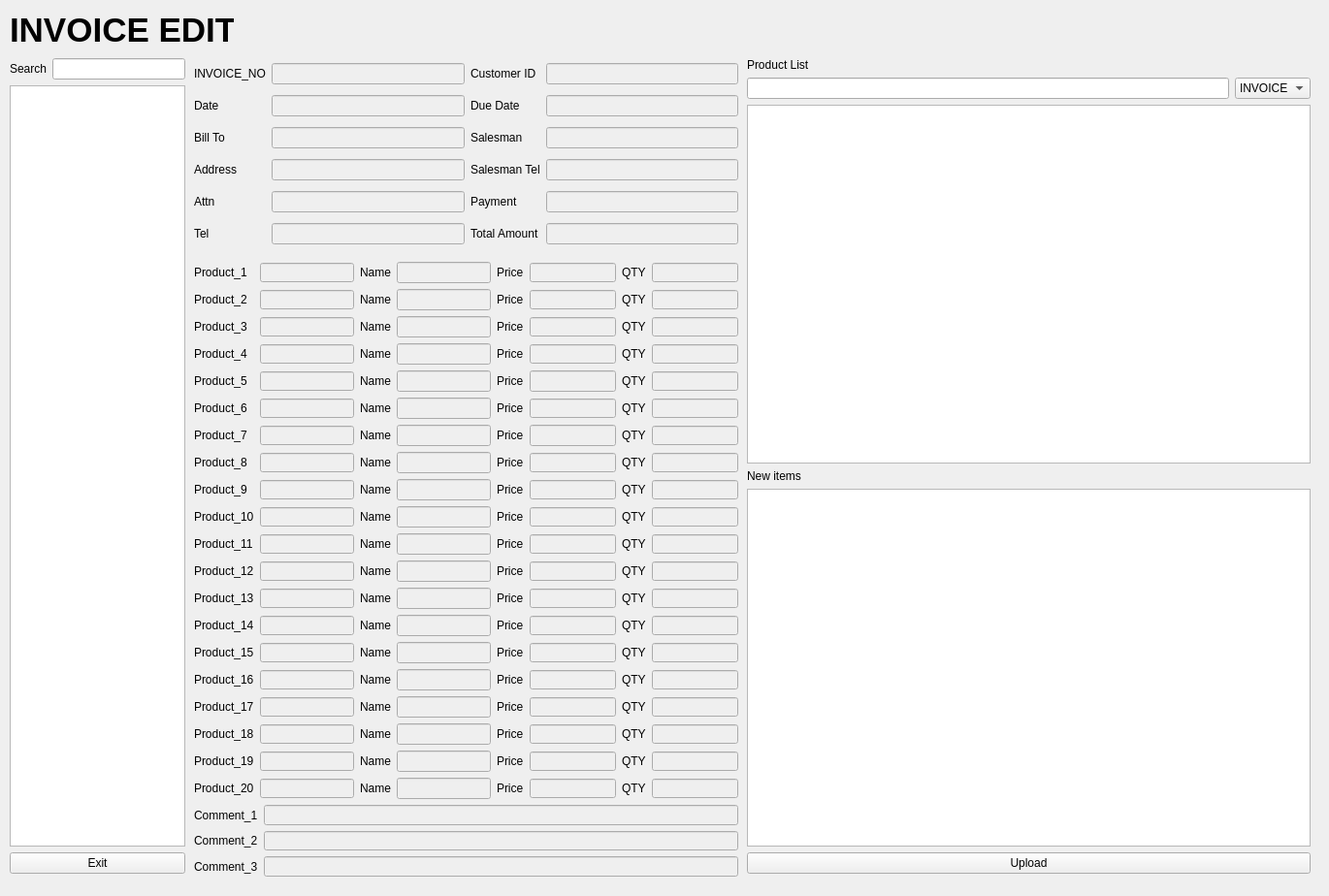
<?xml version="1.0" encoding="UTF-8"?>
<ui version="4.0">
 <class>in_ed</class>
 <widget class="QWidget" name="in_ed">
  <property name="geometry">
   <rect>
    <x>0</x>
    <y>0</y>
    <width>1370</width>
    <height>924</height>
   </rect>
  </property>
  <property name="windowTitle">
   <string>Form</string>
  </property>
  <widget class="QLabel" name="label">
   <property name="geometry">
    <rect>
     <x>10</x>
     <y>0</y>
     <width>231</width>
     <height>61</height>
    </rect>
   </property>
   <property name="font">
    <font>
     <family>Arial</family>
     <pointsize>26</pointsize>
     <weight>75</weight>
     <bold>true</bold>
    </font>
   </property>
   <property name="text">
    <string>INVOICE EDIT</string>
   </property>
  </widget>
  <widget class="QWidget" name="gridLayoutWidget_4">
   <property name="geometry">
    <rect>
     <x>200</x>
     <y>550</y>
     <width>561</width>
     <height>274</height>
    </rect>
   </property>
   <layout class="QGridLayout" name="gridLayout_4">
    <item row="2" column="2">
     <widget class="QLabel" name="label_56">
      <property name="text">
       <string>Name</string>
      </property>
     </widget>
    </item>
    <item row="1" column="0">
     <widget class="QLabel" name="label_57">
      <property name="text">
       <string>Product_12</string>
      </property>
     </widget>
    </item>
    <item row="8" column="7">
     <widget class="QLineEdit" name="p19c">
      <property name="enabled">
       <bool>false</bool>
      </property>
      <property name="maximumSize">
       <size>
        <width>100</width>
        <height>20</height>
       </size>
      </property>
     </widget>
    </item>
    <item row="9" column="0">
     <widget class="QLabel" name="label_58">
      <property name="text">
       <string>Product_20</string>
      </property>
     </widget>
    </item>
    <item row="1" column="1">
     <widget class="QLineEdit" name="p12">
      <property name="enabled">
       <bool>false</bool>
      </property>
      <property name="maximumSize">
       <size>
        <width>150</width>
        <height>20</height>
       </size>
      </property>
     </widget>
    </item>
    <item row="0" column="1">
     <widget class="QLineEdit" name="p11">
      <property name="enabled">
       <bool>false</bool>
      </property>
      <property name="maximumSize">
       <size>
        <width>150</width>
        <height>20</height>
       </size>
      </property>
     </widget>
    </item>
    <item row="0" column="6">
     <widget class="QLabel" name="label_59">
      <property name="text">
       <string>QTY</string>
      </property>
     </widget>
    </item>
    <item row="9" column="5">
     <widget class="QLineEdit" name="p20p">
      <property name="enabled">
       <bool>false</bool>
      </property>
      <property name="maximumSize">
       <size>
        <width>100</width>
        <height>20</height>
       </size>
      </property>
     </widget>
    </item>
    <item row="0" column="0">
     <widget class="QLabel" name="label_60">
      <property name="text">
       <string>Product_11</string>
      </property>
     </widget>
    </item>
    <item row="4" column="3">
     <widget class="QLineEdit" name="p15m">
      <property name="enabled">
       <bool>false</bool>
      </property>
     </widget>
    </item>
    <item row="8" column="2">
     <widget class="QLabel" name="label_61">
      <property name="text">
       <string>Name</string>
      </property>
     </widget>
    </item>
    <item row="2" column="5">
     <widget class="QLineEdit" name="p13p">
      <property name="enabled">
       <bool>false</bool>
      </property>
      <property name="maximumSize">
       <size>
        <width>100</width>
        <height>20</height>
       </size>
      </property>
     </widget>
    </item>
    <item row="5" column="6">
     <widget class="QLabel" name="label_62">
      <property name="text">
       <string>QTY</string>
      </property>
     </widget>
    </item>
    <item row="2" column="0">
     <widget class="QLabel" name="label_63">
      <property name="text">
       <string>Product_13</string>
      </property>
     </widget>
    </item>
    <item row="2" column="4">
     <widget class="QLabel" name="label_64">
      <property name="text">
       <string>Price</string>
      </property>
     </widget>
    </item>
    <item row="1" column="2">
     <widget class="QLabel" name="label_65">
      <property name="text">
       <string>Name</string>
      </property>
     </widget>
    </item>
    <item row="5" column="1">
     <widget class="QLineEdit" name="p16">
      <property name="enabled">
       <bool>false</bool>
      </property>
      <property name="maximumSize">
       <size>
        <width>150</width>
        <height>20</height>
       </size>
      </property>
     </widget>
    </item>
    <item row="2" column="7">
     <widget class="QLineEdit" name="p13c">
      <property name="enabled">
       <bool>false</bool>
      </property>
      <property name="maximumSize">
       <size>
        <width>100</width>
        <height>20</height>
       </size>
      </property>
     </widget>
    </item>
    <item row="6" column="3">
     <widget class="QLineEdit" name="p17m">
      <property name="enabled">
       <bool>false</bool>
      </property>
     </widget>
    </item>
    <item row="5" column="0">
     <widget class="QLabel" name="label_66">
      <property name="text">
       <string>Product_16</string>
      </property>
     </widget>
    </item>
    <item row="7" column="6">
     <widget class="QLabel" name="label_67">
      <property name="text">
       <string>QTY</string>
      </property>
     </widget>
    </item>
    <item row="6" column="7">
     <widget class="QLineEdit" name="p17c">
      <property name="enabled">
       <bool>false</bool>
      </property>
      <property name="maximumSize">
       <size>
        <width>100</width>
        <height>20</height>
       </size>
      </property>
     </widget>
    </item>
    <item row="5" column="3">
     <widget class="QLineEdit" name="p16m">
      <property name="enabled">
       <bool>false</bool>
      </property>
     </widget>
    </item>
    <item row="2" column="3">
     <widget class="QLineEdit" name="p13m">
      <property name="enabled">
       <bool>false</bool>
      </property>
     </widget>
    </item>
    <item row="5" column="4">
     <widget class="QLabel" name="label_68">
      <property name="text">
       <string>Price</string>
      </property>
     </widget>
    </item>
    <item row="0" column="7">
     <widget class="QLineEdit" name="p11c">
      <property name="enabled">
       <bool>false</bool>
      </property>
      <property name="maximumSize">
       <size>
        <width>100</width>
        <height>20</height>
       </size>
      </property>
     </widget>
    </item>
    <item row="9" column="4">
     <widget class="QLabel" name="label_69">
      <property name="text">
       <string>Price</string>
      </property>
     </widget>
    </item>
    <item row="2" column="6">
     <widget class="QLabel" name="label_70">
      <property name="text">
       <string>QTY</string>
      </property>
     </widget>
    </item>
    <item row="1" column="3">
     <widget class="QLineEdit" name="p12m">
      <property name="enabled">
       <bool>false</bool>
      </property>
     </widget>
    </item>
    <item row="8" column="6">
     <widget class="QLabel" name="label_71">
      <property name="text">
       <string>QTY</string>
      </property>
     </widget>
    </item>
    <item row="1" column="6">
     <widget class="QLabel" name="label_72">
      <property name="text">
       <string>QTY</string>
      </property>
     </widget>
    </item>
    <item row="3" column="7">
     <widget class="QLineEdit" name="p14c">
      <property name="enabled">
       <bool>false</bool>
      </property>
      <property name="maximumSize">
       <size>
        <width>100</width>
        <height>20</height>
       </size>
      </property>
     </widget>
    </item>
    <item row="4" column="6">
     <widget class="QLabel" name="label_73">
      <property name="text">
       <string>QTY</string>
      </property>
     </widget>
    </item>
    <item row="1" column="4">
     <widget class="QLabel" name="label_74">
      <property name="text">
       <string>Price</string>
      </property>
     </widget>
    </item>
    <item row="4" column="7">
     <widget class="QLineEdit" name="p15c">
      <property name="enabled">
       <bool>false</bool>
      </property>
      <property name="maximumSize">
       <size>
        <width>100</width>
        <height>20</height>
       </size>
      </property>
     </widget>
    </item>
    <item row="8" column="1">
     <widget class="QLineEdit" name="p19">
      <property name="enabled">
       <bool>false</bool>
      </property>
      <property name="maximumSize">
       <size>
        <width>150</width>
        <height>20</height>
       </size>
      </property>
     </widget>
    </item>
    <item row="4" column="5">
     <widget class="QLineEdit" name="p15p">
      <property name="enabled">
       <bool>false</bool>
      </property>
      <property name="maximumSize">
       <size>
        <width>100</width>
        <height>20</height>
       </size>
      </property>
     </widget>
    </item>
    <item row="7" column="0">
     <widget class="QLabel" name="label_75">
      <property name="text">
       <string>Product_18</string>
      </property>
     </widget>
    </item>
    <item row="7" column="3">
     <widget class="QLineEdit" name="p18m">
      <property name="enabled">
       <bool>false</bool>
      </property>
     </widget>
    </item>
    <item row="7" column="1">
     <widget class="QLineEdit" name="p18">
      <property name="enabled">
       <bool>false</bool>
      </property>
      <property name="maximumSize">
       <size>
        <width>150</width>
        <height>20</height>
       </size>
      </property>
     </widget>
    </item>
    <item row="6" column="6">
     <widget class="QLabel" name="label_76">
      <property name="text">
       <string>QTY</string>
      </property>
     </widget>
    </item>
    <item row="7" column="5">
     <widget class="QLineEdit" name="p18p">
      <property name="enabled">
       <bool>false</bool>
      </property>
      <property name="maximumSize">
       <size>
        <width>100</width>
        <height>20</height>
       </size>
      </property>
     </widget>
    </item>
    <item row="6" column="5">
     <widget class="QLineEdit" name="p17p">
      <property name="enabled">
       <bool>false</bool>
      </property>
      <property name="maximumSize">
       <size>
        <width>100</width>
        <height>20</height>
       </size>
      </property>
     </widget>
    </item>
    <item row="6" column="4">
     <widget class="QLabel" name="label_77">
      <property name="text">
       <string>Price</string>
      </property>
     </widget>
    </item>
    <item row="7" column="7">
     <widget class="QLineEdit" name="p18c">
      <property name="enabled">
       <bool>false</bool>
      </property>
      <property name="maximumSize">
       <size>
        <width>100</width>
        <height>20</height>
       </size>
      </property>
     </widget>
    </item>
    <item row="6" column="1">
     <widget class="QLineEdit" name="p17">
      <property name="enabled">
       <bool>false</bool>
      </property>
      <property name="maximumSize">
       <size>
        <width>150</width>
        <height>20</height>
       </size>
      </property>
     </widget>
    </item>
    <item row="4" column="0">
     <widget class="QLabel" name="label_78">
      <property name="text">
       <string>Product_15</string>
      </property>
     </widget>
    </item>
    <item row="1" column="5">
     <widget class="QLineEdit" name="p12p">
      <property name="enabled">
       <bool>false</bool>
      </property>
      <property name="maximumSize">
       <size>
        <width>100</width>
        <height>20</height>
       </size>
      </property>
     </widget>
    </item>
    <item row="0" column="2">
     <widget class="QLabel" name="label_79">
      <property name="text">
       <string>Name</string>
      </property>
     </widget>
    </item>
    <item row="3" column="3">
     <widget class="QLineEdit" name="p14m">
      <property name="enabled">
       <bool>false</bool>
      </property>
     </widget>
    </item>
    <item row="5" column="2">
     <widget class="QLabel" name="label_80">
      <property name="text">
       <string>Name</string>
      </property>
     </widget>
    </item>
    <item row="2" column="1">
     <widget class="QLineEdit" name="p13">
      <property name="enabled">
       <bool>false</bool>
      </property>
      <property name="maximumSize">
       <size>
        <width>150</width>
        <height>20</height>
       </size>
      </property>
     </widget>
    </item>
    <item row="9" column="7">
     <widget class="QLineEdit" name="p20c">
      <property name="enabled">
       <bool>false</bool>
      </property>
      <property name="maximumSize">
       <size>
        <width>100</width>
        <height>20</height>
       </size>
      </property>
     </widget>
    </item>
    <item row="4" column="4">
     <widget class="QLabel" name="label_81">
      <property name="text">
       <string>Price</string>
      </property>
     </widget>
    </item>
    <item row="3" column="1">
     <widget class="QLineEdit" name="p14">
      <property name="enabled">
       <bool>false</bool>
      </property>
      <property name="maximumSize">
       <size>
        <width>150</width>
        <height>20</height>
       </size>
      </property>
     </widget>
    </item>
    <item row="8" column="4">
     <widget class="QLabel" name="label_82">
      <property name="text">
       <string>Price</string>
      </property>
     </widget>
    </item>
    <item row="0" column="3">
     <widget class="QLineEdit" name="p11m">
      <property name="enabled">
       <bool>false</bool>
      </property>
     </widget>
    </item>
    <item row="8" column="5">
     <widget class="QLineEdit" name="p19p">
      <property name="enabled">
       <bool>false</bool>
      </property>
      <property name="maximumSize">
       <size>
        <width>100</width>
        <height>20</height>
       </size>
      </property>
     </widget>
    </item>
    <item row="8" column="3">
     <widget class="QLineEdit" name="p19m">
      <property name="enabled">
       <bool>false</bool>
      </property>
     </widget>
    </item>
    <item row="4" column="2">
     <widget class="QLabel" name="label_83">
      <property name="text">
       <string>Name</string>
      </property>
     </widget>
    </item>
    <item row="5" column="5">
     <widget class="QLineEdit" name="p16p">
      <property name="enabled">
       <bool>false</bool>
      </property>
      <property name="maximumSize">
       <size>
        <width>100</width>
        <height>20</height>
       </size>
      </property>
     </widget>
    </item>
    <item row="1" column="7">
     <widget class="QLineEdit" name="p12c">
      <property name="enabled">
       <bool>false</bool>
      </property>
      <property name="maximumSize">
       <size>
        <width>100</width>
        <height>20</height>
       </size>
      </property>
     </widget>
    </item>
    <item row="3" column="2">
     <widget class="QLabel" name="label_84">
      <property name="text">
       <string>Name</string>
      </property>
     </widget>
    </item>
    <item row="9" column="2">
     <widget class="QLabel" name="label_85">
      <property name="text">
       <string>Name</string>
      </property>
     </widget>
    </item>
    <item row="7" column="4">
     <widget class="QLabel" name="label_86">
      <property name="text">
       <string>Price</string>
      </property>
     </widget>
    </item>
    <item row="0" column="5">
     <widget class="QLineEdit" name="p11p">
      <property name="enabled">
       <bool>false</bool>
      </property>
      <property name="maximumSize">
       <size>
        <width>100</width>
        <height>20</height>
       </size>
      </property>
     </widget>
    </item>
    <item row="6" column="0">
     <widget class="QLabel" name="label_87">
      <property name="text">
       <string>Product_17</string>
      </property>
     </widget>
    </item>
    <item row="8" column="0">
     <widget class="QLabel" name="label_88">
      <property name="text">
       <string>Product_19</string>
      </property>
     </widget>
    </item>
    <item row="4" column="1">
     <widget class="QLineEdit" name="p15">
      <property name="enabled">
       <bool>false</bool>
      </property>
      <property name="maximumSize">
       <size>
        <width>150</width>
        <height>20</height>
       </size>
      </property>
     </widget>
    </item>
    <item row="6" column="2">
     <widget class="QLabel" name="label_89">
      <property name="text">
       <string>Name</string>
      </property>
     </widget>
    </item>
    <item row="3" column="6">
     <widget class="QLabel" name="label_90">
      <property name="text">
       <string>QTY</string>
      </property>
     </widget>
    </item>
    <item row="3" column="5">
     <widget class="QLineEdit" name="p14p">
      <property name="enabled">
       <bool>false</bool>
      </property>
      <property name="maximumSize">
       <size>
        <width>100</width>
        <height>20</height>
       </size>
      </property>
     </widget>
    </item>
    <item row="3" column="0">
     <widget class="QLabel" name="label_91">
      <property name="text">
       <string>Product_14</string>
      </property>
     </widget>
    </item>
    <item row="9" column="6">
     <widget class="QLabel" name="label_92">
      <property name="text">
       <string>QTY</string>
      </property>
     </widget>
    </item>
    <item row="9" column="1">
     <widget class="QLineEdit" name="p20">
      <property name="enabled">
       <bool>false</bool>
      </property>
      <property name="maximumSize">
       <size>
        <width>150</width>
        <height>20</height>
       </size>
      </property>
     </widget>
    </item>
    <item row="3" column="4">
     <widget class="QLabel" name="label_93">
      <property name="text">
       <string>Price</string>
      </property>
     </widget>
    </item>
    <item row="0" column="4">
     <widget class="QLabel" name="label_94">
      <property name="text">
       <string>Price</string>
      </property>
     </widget>
    </item>
    <item row="9" column="3">
     <widget class="QLineEdit" name="p20m">
      <property name="enabled">
       <bool>false</bool>
      </property>
     </widget>
    </item>
    <item row="7" column="2">
     <widget class="QLabel" name="label_95">
      <property name="text">
       <string>Name</string>
      </property>
     </widget>
    </item>
    <item row="5" column="7">
     <widget class="QLineEdit" name="p16c">
      <property name="enabled">
       <bool>false</bool>
      </property>
      <property name="maximumSize">
       <size>
        <width>100</width>
        <height>20</height>
       </size>
      </property>
     </widget>
    </item>
   </layout>
  </widget>
  <widget class="QWidget" name="gridLayoutWidget_2">
   <property name="geometry">
    <rect>
     <x>200</x>
     <y>60</y>
     <width>561</width>
     <height>201</height>
    </rect>
   </property>
   <layout class="QGridLayout" name="gridLayout_2">
    <item row="1" column="0">
     <widget class="QLabel" name="label_3">
      <property name="text">
       <string>Date</string>
      </property>
     </widget>
    </item>
    <item row="1" column="1">
     <widget class="QLineEdit" name="da_li">
      <property name="enabled">
       <bool>false</bool>
      </property>
     </widget>
    </item>
    <item row="0" column="1">
     <widget class="QLineEdit" name="in_li">
      <property name="enabled">
       <bool>false</bool>
      </property>
     </widget>
    </item>
    <item row="1" column="2">
     <widget class="QLabel" name="label_24">
      <property name="text">
       <string>Due Date</string>
      </property>
     </widget>
    </item>
    <item row="2" column="2">
     <widget class="QLabel" name="label_25">
      <property name="text">
       <string>Salesman</string>
      </property>
     </widget>
    </item>
    <item row="2" column="0">
     <widget class="QLabel" name="label_4">
      <property name="text">
       <string>Bill To</string>
      </property>
     </widget>
    </item>
    <item row="3" column="3">
     <widget class="QLineEdit" name="saleste_li">
      <property name="enabled">
       <bool>false</bool>
      </property>
     </widget>
    </item>
    <item row="0" column="0">
     <widget class="QLabel" name="label_6">
      <property name="text">
       <string>INVOICE_NO</string>
      </property>
     </widget>
    </item>
    <item row="2" column="3">
     <widget class="QLineEdit" name="sales_li">
      <property name="enabled">
       <bool>false</bool>
      </property>
     </widget>
    </item>
    <item row="3" column="0">
     <widget class="QLabel" name="label_5">
      <property name="text">
       <string>Address</string>
      </property>
     </widget>
    </item>
    <item row="3" column="1">
     <widget class="QLineEdit" name="addr_li">
      <property name="enabled">
       <bool>false</bool>
      </property>
     </widget>
    </item>
    <item row="4" column="0">
     <widget class="QLabel" name="label_7">
      <property name="text">
       <string>Attn</string>
      </property>
     </widget>
    </item>
    <item row="0" column="2">
     <widget class="QLabel" name="label_23">
      <property name="text">
       <string>Customer ID</string>
      </property>
     </widget>
    </item>
    <item row="1" column="3">
     <widget class="QLineEdit" name="dued_li">
      <property name="enabled">
       <bool>false</bool>
      </property>
     </widget>
    </item>
    <item row="0" column="3">
     <widget class="QLineEdit" name="cusid_li">
      <property name="enabled">
       <bool>false</bool>
      </property>
     </widget>
    </item>
    <item row="3" column="2">
     <widget class="QLabel" name="label_26">
      <property name="text">
       <string>Salesman Tel</string>
      </property>
     </widget>
    </item>
    <item row="4" column="1">
     <widget class="QLineEdit" name="attn_li">
      <property name="enabled">
       <bool>false</bool>
      </property>
     </widget>
    </item>
    <item row="2" column="1">
     <widget class="QLineEdit" name="billt_li">
      <property name="enabled">
       <bool>false</bool>
      </property>
     </widget>
    </item>
    <item row="5" column="0">
     <widget class="QLabel" name="label_53">
      <property name="text">
       <string>Tel</string>
      </property>
     </widget>
    </item>
    <item row="5" column="1">
     <widget class="QLineEdit" name="tel_lu">
      <property name="enabled">
       <bool>false</bool>
      </property>
     </widget>
    </item>
    <item row="5" column="2">
     <widget class="QLabel" name="label_54">
      <property name="text">
       <string>Total Amount</string>
      </property>
     </widget>
    </item>
    <item row="5" column="3">
     <widget class="QLineEdit" name="to_am_ed">
      <property name="enabled">
       <bool>false</bool>
      </property>
     </widget>
    </item>
    <item row="4" column="2">
     <widget class="QLabel" name="label_55">
      <property name="text">
       <string>Payment</string>
      </property>
     </widget>
    </item>
    <item row="4" column="3">
     <widget class="QLineEdit" name="paym_ed">
      <property name="enabled">
       <bool>false</bool>
      </property>
     </widget>
    </item>
   </layout>
  </widget>
  <widget class="QWidget" name="gridLayoutWidget_3">
   <property name="geometry">
    <rect>
     <x>200</x>
     <y>270</y>
     <width>561</width>
     <height>274</height>
    </rect>
   </property>
   <layout class="QGridLayout" name="gridLayout_3">
    <item row="2" column="2">
     <widget class="QLabel" name="label_32">
      <property name="text">
       <string>Name</string>
      </property>
     </widget>
    </item>
    <item row="1" column="0">
     <widget class="QLabel" name="label_11">
      <property name="text">
       <string>Product_2</string>
      </property>
     </widget>
    </item>
    <item row="8" column="7">
     <widget class="QLineEdit" name="p9c">
      <property name="enabled">
       <bool>false</bool>
      </property>
      <property name="maximumSize">
       <size>
        <width>100</width>
        <height>20</height>
       </size>
      </property>
     </widget>
    </item>
    <item row="9" column="0">
     <widget class="QLabel" name="label_19">
      <property name="text">
       <string>Product_10</string>
      </property>
     </widget>
    </item>
    <item row="1" column="1">
     <widget class="QLineEdit" name="p2">
      <property name="enabled">
       <bool>false</bool>
      </property>
      <property name="maximumSize">
       <size>
        <width>150</width>
        <height>20</height>
       </size>
      </property>
     </widget>
    </item>
    <item row="0" column="1">
     <widget class="QLineEdit" name="p1">
      <property name="enabled">
       <bool>false</bool>
      </property>
      <property name="maximumSize">
       <size>
        <width>150</width>
        <height>20</height>
       </size>
      </property>
     </widget>
    </item>
    <item row="0" column="6">
     <widget class="QLabel" name="label_43">
      <property name="text">
       <string>QTY</string>
      </property>
     </widget>
    </item>
    <item row="9" column="5" alignment="Qt::AlignRight">
     <widget class="QLineEdit" name="p10p">
      <property name="enabled">
       <bool>false</bool>
      </property>
      <property name="maximumSize">
       <size>
        <width>100</width>
        <height>20</height>
       </size>
      </property>
     </widget>
    </item>
    <item row="0" column="0">
     <widget class="QLabel" name="label_12">
      <property name="text">
       <string>Product_1</string>
      </property>
     </widget>
    </item>
    <item row="4" column="3">
     <widget class="QLineEdit" name="p5m">
      <property name="enabled">
       <bool>false</bool>
      </property>
     </widget>
    </item>
    <item row="8" column="2">
     <widget class="QLabel" name="label_29">
      <property name="text">
       <string>Name</string>
      </property>
     </widget>
    </item>
    <item row="2" column="5" alignment="Qt::AlignRight">
     <widget class="QLineEdit" name="p3p">
      <property name="enabled">
       <bool>false</bool>
      </property>
      <property name="maximumSize">
       <size>
        <width>100</width>
        <height>20</height>
       </size>
      </property>
     </widget>
    </item>
    <item row="5" column="6">
     <widget class="QLabel" name="label_48">
      <property name="text">
       <string>QTY</string>
      </property>
     </widget>
    </item>
    <item row="2" column="0">
     <widget class="QLabel" name="label_13">
      <property name="text">
       <string>Product_3</string>
      </property>
     </widget>
    </item>
    <item row="2" column="4">
     <widget class="QLabel" name="label_8">
      <property name="text">
       <string>Price</string>
      </property>
     </widget>
    </item>
    <item row="1" column="2">
     <widget class="QLabel" name="label_31">
      <property name="text">
       <string>Name</string>
      </property>
     </widget>
    </item>
    <item row="5" column="1">
     <widget class="QLineEdit" name="p6">
      <property name="enabled">
       <bool>false</bool>
      </property>
      <property name="maximumSize">
       <size>
        <width>150</width>
        <height>20</height>
       </size>
      </property>
     </widget>
    </item>
    <item row="2" column="7" alignment="Qt::AlignRight">
     <widget class="QLineEdit" name="p3c">
      <property name="enabled">
       <bool>false</bool>
      </property>
      <property name="maximumSize">
       <size>
        <width>100</width>
        <height>20</height>
       </size>
      </property>
     </widget>
    </item>
    <item row="6" column="3">
     <widget class="QLineEdit" name="p7m">
      <property name="enabled">
       <bool>false</bool>
      </property>
     </widget>
    </item>
    <item row="5" column="0">
     <widget class="QLabel" name="label_15">
      <property name="text">
       <string>Product_6</string>
      </property>
     </widget>
    </item>
    <item row="7" column="6">
     <widget class="QLabel" name="label_50">
      <property name="text">
       <string>QTY</string>
      </property>
     </widget>
    </item>
    <item row="6" column="7" alignment="Qt::AlignRight">
     <widget class="QLineEdit" name="p7c">
      <property name="enabled">
       <bool>false</bool>
      </property>
      <property name="maximumSize">
       <size>
        <width>100</width>
        <height>20</height>
       </size>
      </property>
     </widget>
    </item>
    <item row="5" column="3">
     <widget class="QLineEdit" name="p6m">
      <property name="enabled">
       <bool>false</bool>
      </property>
     </widget>
    </item>
    <item row="2" column="3">
     <widget class="QLineEdit" name="p3m">
      <property name="enabled">
       <bool>false</bool>
      </property>
     </widget>
    </item>
    <item row="5" column="4">
     <widget class="QLabel" name="label_38">
      <property name="text">
       <string>Price</string>
      </property>
     </widget>
    </item>
    <item row="0" column="7" alignment="Qt::AlignRight">
     <widget class="QLineEdit" name="p1c">
      <property name="enabled">
       <bool>false</bool>
      </property>
      <property name="maximumSize">
       <size>
        <width>100</width>
        <height>20</height>
       </size>
      </property>
     </widget>
    </item>
    <item row="9" column="4">
     <widget class="QLabel" name="label_42">
      <property name="text">
       <string>Price</string>
      </property>
     </widget>
    </item>
    <item row="2" column="6">
     <widget class="QLabel" name="label_45">
      <property name="text">
       <string>QTY</string>
      </property>
     </widget>
    </item>
    <item row="1" column="3">
     <widget class="QLineEdit" name="p2m">
      <property name="enabled">
       <bool>false</bool>
      </property>
     </widget>
    </item>
    <item row="8" column="6">
     <widget class="QLabel" name="label_51">
      <property name="text">
       <string>QTY</string>
      </property>
     </widget>
    </item>
    <item row="1" column="6">
     <widget class="QLabel" name="label_44">
      <property name="text">
       <string>QTY</string>
      </property>
     </widget>
    </item>
    <item row="3" column="7" alignment="Qt::AlignRight">
     <widget class="QLineEdit" name="p4c">
      <property name="enabled">
       <bool>false</bool>
      </property>
      <property name="maximumSize">
       <size>
        <width>100</width>
        <height>20</height>
       </size>
      </property>
     </widget>
    </item>
    <item row="4" column="6">
     <widget class="QLabel" name="label_47">
      <property name="text">
       <string>QTY</string>
      </property>
     </widget>
    </item>
    <item row="1" column="4">
     <widget class="QLabel" name="label_14">
      <property name="text">
       <string>Price</string>
      </property>
     </widget>
    </item>
    <item row="4" column="7" alignment="Qt::AlignRight">
     <widget class="QLineEdit" name="p5c">
      <property name="enabled">
       <bool>false</bool>
      </property>
      <property name="maximumSize">
       <size>
        <width>100</width>
        <height>20</height>
       </size>
      </property>
     </widget>
    </item>
    <item row="8" column="1">
     <widget class="QLineEdit" name="p9">
      <property name="enabled">
       <bool>false</bool>
      </property>
      <property name="maximumSize">
       <size>
        <width>150</width>
        <height>20</height>
       </size>
      </property>
     </widget>
    </item>
    <item row="4" column="5" alignment="Qt::AlignRight">
     <widget class="QLineEdit" name="p5p">
      <property name="enabled">
       <bool>false</bool>
      </property>
      <property name="maximumSize">
       <size>
        <width>100</width>
        <height>200</height>
       </size>
      </property>
     </widget>
    </item>
    <item row="7" column="0">
     <widget class="QLabel" name="label_17">
      <property name="text">
       <string>Product_8</string>
      </property>
     </widget>
    </item>
    <item row="7" column="3">
     <widget class="QLineEdit" name="p8m">
      <property name="enabled">
       <bool>false</bool>
      </property>
     </widget>
    </item>
    <item row="7" column="1">
     <widget class="QLineEdit" name="p8">
      <property name="enabled">
       <bool>false</bool>
      </property>
      <property name="maximumSize">
       <size>
        <width>150</width>
        <height>20</height>
       </size>
      </property>
     </widget>
    </item>
    <item row="6" column="6">
     <widget class="QLabel" name="label_49">
      <property name="text">
       <string>QTY</string>
      </property>
     </widget>
    </item>
    <item row="7" column="5" alignment="Qt::AlignRight">
     <widget class="QLineEdit" name="p8p">
      <property name="enabled">
       <bool>false</bool>
      </property>
      <property name="maximumSize">
       <size>
        <width>100</width>
        <height>20</height>
       </size>
      </property>
     </widget>
    </item>
    <item row="6" column="5" alignment="Qt::AlignRight">
     <widget class="QLineEdit" name="p7p">
      <property name="enabled">
       <bool>false</bool>
      </property>
      <property name="maximumSize">
       <size>
        <width>100</width>
        <height>200</height>
       </size>
      </property>
     </widget>
    </item>
    <item row="6" column="4">
     <widget class="QLabel" name="label_39">
      <property name="text">
       <string>Price</string>
      </property>
     </widget>
    </item>
    <item row="7" column="7">
     <widget class="QLineEdit" name="p8c">
      <property name="enabled">
       <bool>false</bool>
      </property>
      <property name="maximumSize">
       <size>
        <width>100</width>
        <height>20</height>
       </size>
      </property>
     </widget>
    </item>
    <item row="6" column="1">
     <widget class="QLineEdit" name="p7">
      <property name="enabled">
       <bool>false</bool>
      </property>
      <property name="maximumSize">
       <size>
        <width>150</width>
        <height>20</height>
       </size>
      </property>
     </widget>
    </item>
    <item row="4" column="0">
     <widget class="QLabel" name="label_16">
      <property name="text">
       <string>Product_5</string>
      </property>
     </widget>
    </item>
    <item row="1" column="5" alignment="Qt::AlignRight">
     <widget class="QLineEdit" name="p2p">
      <property name="enabled">
       <bool>false</bool>
      </property>
      <property name="maximumSize">
       <size>
        <width>100</width>
        <height>20</height>
       </size>
      </property>
     </widget>
    </item>
    <item row="0" column="2">
     <widget class="QLabel" name="label_33">
      <property name="text">
       <string>Name</string>
      </property>
     </widget>
    </item>
    <item row="3" column="3">
     <widget class="QLineEdit" name="p4m">
      <property name="enabled">
       <bool>false</bool>
      </property>
     </widget>
    </item>
    <item row="5" column="2">
     <widget class="QLabel" name="label_36">
      <property name="text">
       <string>Name</string>
      </property>
     </widget>
    </item>
    <item row="2" column="1">
     <widget class="QLineEdit" name="p3">
      <property name="enabled">
       <bool>false</bool>
      </property>
      <property name="maximumSize">
       <size>
        <width>150</width>
        <height>20</height>
       </size>
      </property>
     </widget>
    </item>
    <item row="9" column="7">
     <widget class="QLineEdit" name="p10c">
      <property name="enabled">
       <bool>false</bool>
      </property>
      <property name="maximumSize">
       <size>
        <width>100</width>
        <height>20</height>
       </size>
      </property>
     </widget>
    </item>
    <item row="4" column="4">
     <widget class="QLabel" name="label_27">
      <property name="text">
       <string>Price</string>
      </property>
     </widget>
    </item>
    <item row="3" column="1">
     <widget class="QLineEdit" name="p4">
      <property name="enabled">
       <bool>false</bool>
      </property>
      <property name="maximumSize">
       <size>
        <width>150</width>
        <height>20</height>
       </size>
      </property>
     </widget>
    </item>
    <item row="8" column="4">
     <widget class="QLabel" name="label_41">
      <property name="text">
       <string>Price</string>
      </property>
     </widget>
    </item>
    <item row="0" column="3">
     <widget class="QLineEdit" name="p1m">
      <property name="enabled">
       <bool>false</bool>
      </property>
     </widget>
    </item>
    <item row="8" column="5" alignment="Qt::AlignRight">
     <widget class="QLineEdit" name="p9p">
      <property name="enabled">
       <bool>false</bool>
      </property>
      <property name="maximumSize">
       <size>
        <width>100</width>
        <height>20</height>
       </size>
      </property>
     </widget>
    </item>
    <item row="8" column="3">
     <widget class="QLineEdit" name="p9m">
      <property name="enabled">
       <bool>false</bool>
      </property>
     </widget>
    </item>
    <item row="4" column="2">
     <widget class="QLabel" name="label_35">
      <property name="text">
       <string>Name</string>
      </property>
     </widget>
    </item>
    <item row="5" column="5" alignment="Qt::AlignRight">
     <widget class="QLineEdit" name="p6p">
      <property name="enabled">
       <bool>false</bool>
      </property>
      <property name="maximumSize">
       <size>
        <width>100</width>
        <height>20</height>
       </size>
      </property>
     </widget>
    </item>
    <item row="1" column="7" alignment="Qt::AlignRight">
     <widget class="QLineEdit" name="p2c">
      <property name="enabled">
       <bool>false</bool>
      </property>
      <property name="maximumSize">
       <size>
        <width>100</width>
        <height>20</height>
       </size>
      </property>
     </widget>
    </item>
    <item row="3" column="2">
     <widget class="QLabel" name="label_34">
      <property name="text">
       <string>Name</string>
      </property>
     </widget>
    </item>
    <item row="9" column="2">
     <widget class="QLabel" name="label_30">
      <property name="text">
       <string>Name</string>
      </property>
     </widget>
    </item>
    <item row="7" column="4">
     <widget class="QLabel" name="label_40">
      <property name="text">
       <string>Price</string>
      </property>
     </widget>
    </item>
    <item row="0" column="5" alignment="Qt::AlignRight">
     <widget class="QLineEdit" name="p1p">
      <property name="enabled">
       <bool>false</bool>
      </property>
      <property name="minimumSize">
       <size>
        <width>60</width>
        <height>0</height>
       </size>
      </property>
      <property name="maximumSize">
       <size>
        <width>100</width>
        <height>20</height>
       </size>
      </property>
     </widget>
    </item>
    <item row="6" column="0">
     <widget class="QLabel" name="label_18">
      <property name="text">
       <string>Product_7</string>
      </property>
     </widget>
    </item>
    <item row="8" column="0">
     <widget class="QLabel" name="label_20">
      <property name="text">
       <string>Product_9</string>
      </property>
     </widget>
    </item>
    <item row="4" column="1">
     <widget class="QLineEdit" name="p5">
      <property name="enabled">
       <bool>false</bool>
      </property>
      <property name="maximumSize">
       <size>
        <width>150</width>
        <height>20</height>
       </size>
      </property>
     </widget>
    </item>
    <item row="6" column="2">
     <widget class="QLabel" name="label_37">
      <property name="text">
       <string>Name</string>
      </property>
     </widget>
    </item>
    <item row="3" column="6">
     <widget class="QLabel" name="label_46">
      <property name="text">
       <string>QTY</string>
      </property>
     </widget>
    </item>
    <item row="3" column="5" alignment="Qt::AlignRight">
     <widget class="QLineEdit" name="p4p">
      <property name="enabled">
       <bool>false</bool>
      </property>
      <property name="maximumSize">
       <size>
        <width>100</width>
        <height>20</height>
       </size>
      </property>
     </widget>
    </item>
    <item row="3" column="0">
     <widget class="QLabel" name="label_21">
      <property name="text">
       <string>Product_4</string>
      </property>
     </widget>
    </item>
    <item row="9" column="6">
     <widget class="QLabel" name="label_52">
      <property name="text">
       <string>QTY</string>
      </property>
     </widget>
    </item>
    <item row="9" column="1">
     <widget class="QLineEdit" name="p10">
      <property name="enabled">
       <bool>false</bool>
      </property>
      <property name="maximumSize">
       <size>
        <width>150</width>
        <height>20</height>
       </size>
      </property>
     </widget>
    </item>
    <item row="3" column="4">
     <widget class="QLabel" name="label_22">
      <property name="text">
       <string>Price</string>
      </property>
     </widget>
    </item>
    <item row="0" column="4">
     <widget class="QLabel" name="label_28">
      <property name="text">
       <string>Price</string>
      </property>
     </widget>
    </item>
    <item row="9" column="3">
     <widget class="QLineEdit" name="p10m">
      <property name="enabled">
       <bool>false</bool>
      </property>
     </widget>
    </item>
    <item row="7" column="2">
     <widget class="QLabel" name="label_96">
      <property name="text">
       <string>Name</string>
      </property>
     </widget>
    </item>
    <item row="5" column="7" alignment="Qt::AlignRight">
     <widget class="QLineEdit" name="p6c">
      <property name="enabled">
       <bool>false</bool>
      </property>
      <property name="maximumSize">
       <size>
        <width>100</width>
        <height>20</height>
       </size>
      </property>
     </widget>
    </item>
   </layout>
  </widget>
  <widget class="QWidget" name="layoutWidget">
   <property name="geometry">
    <rect>
     <x>200</x>
     <y>830</y>
     <width>561</width>
     <height>74</height>
    </rect>
   </property>
   <layout class="QFormLayout" name="formLayout_2">
    <item row="0" column="1">
     <widget class="QLineEdit" name="c1">
      <property name="enabled">
       <bool>false</bool>
      </property>
     </widget>
    </item>
    <item row="1" column="0">
     <widget class="QLabel" name="label_97">
      <property name="text">
       <string>Comment_2</string>
      </property>
     </widget>
    </item>
    <item row="1" column="1">
     <widget class="QLineEdit" name="c2">
      <property name="enabled">
       <bool>false</bool>
      </property>
     </widget>
    </item>
    <item row="2" column="1">
     <widget class="QLineEdit" name="c3">
      <property name="enabled">
       <bool>false</bool>
      </property>
     </widget>
    </item>
    <item row="0" column="0">
     <widget class="QLabel" name="label_98">
      <property name="enabled">
       <bool>true</bool>
      </property>
      <property name="text">
       <string>Comment_1</string>
      </property>
     </widget>
    </item>
    <item row="2" column="0">
     <widget class="QLabel" name="label_99">
      <property name="text">
       <string>Comment_3</string>
      </property>
     </widget>
    </item>
   </layout>
  </widget>
  <widget class="QWidget" name="">
   <property name="geometry">
    <rect>
     <x>10</x>
     <y>60</y>
     <width>181</width>
     <height>841</height>
    </rect>
   </property>
   <layout class="QVBoxLayout" name="verticalLayout">
    <item>
     <layout class="QHBoxLayout" name="horizontalLayout">
      <item>
       <widget class="QLabel" name="label_2">
        <property name="text">
         <string>Search</string>
        </property>
       </widget>
      </item>
      <item>
       <widget class="QLineEdit" name="search_ed"/>
      </item>
     </layout>
    </item>
    <item>
     <widget class="QTableView" name="inv_list_tv"/>
    </item>
    <item>
     <widget class="QPushButton" name="exit_bu">
      <property name="text">
       <string>Exit</string>
      </property>
     </widget>
    </item>
   </layout>
  </widget>
  <widget class="QWidget" name="">
   <property name="geometry">
    <rect>
     <x>770</x>
     <y>60</y>
     <width>581</width>
     <height>841</height>
    </rect>
   </property>
   <layout class="QVBoxLayout" name="verticalLayout_3">
    <item>
     <widget class="QLabel" name="label_10">
      <property name="text">
       <string>Product List</string>
      </property>
     </widget>
    </item>
    <item>
     <layout class="QHBoxLayout" name="horizontalLayout_2">
      <item>
       <widget class="QLineEdit" name="prod_serach_ed"/>
      </item>
      <item>
       <widget class="QComboBox" name="inv_rma_cbox">
        <item>
         <property name="text">
          <string>INVOICE</string>
         </property>
        </item>
        <item>
         <property name="text">
          <string>SRP</string>
         </property>
        </item>
       </widget>
      </item>
     </layout>
    </item>
    <item>
     <widget class="QTreeView" name="prod_list_tv"/>
    </item>
    <item>
     <widget class="QLabel" name="label_9">
      <property name="text">
       <string>New items</string>
      </property>
     </widget>
    </item>
    <item>
     <widget class="QTreeView" name="in_item_new_tv"/>
    </item>
    <item>
     <widget class="QPushButton" name="upload_bu">
      <property name="text">
       <string>Upload</string>
      </property>
     </widget>
    </item>
   </layout>
  </widget>
 </widget>
 <resources/>
 <connections>
  <connection>
   <sender>exit_bu</sender>
   <signal>clicked()</signal>
   <receiver>in_ed</receiver>
   <slot>close()</slot>
   <hints>
    <hint type="sourcelabel">
     <x>1303</x>
     <y>241</y>
    </hint>
    <hint type="destinationlabel">
     <x>1363</x>
     <y>229</y>
    </hint>
   </hints>
  </connection>
 </connections>
</ui>
